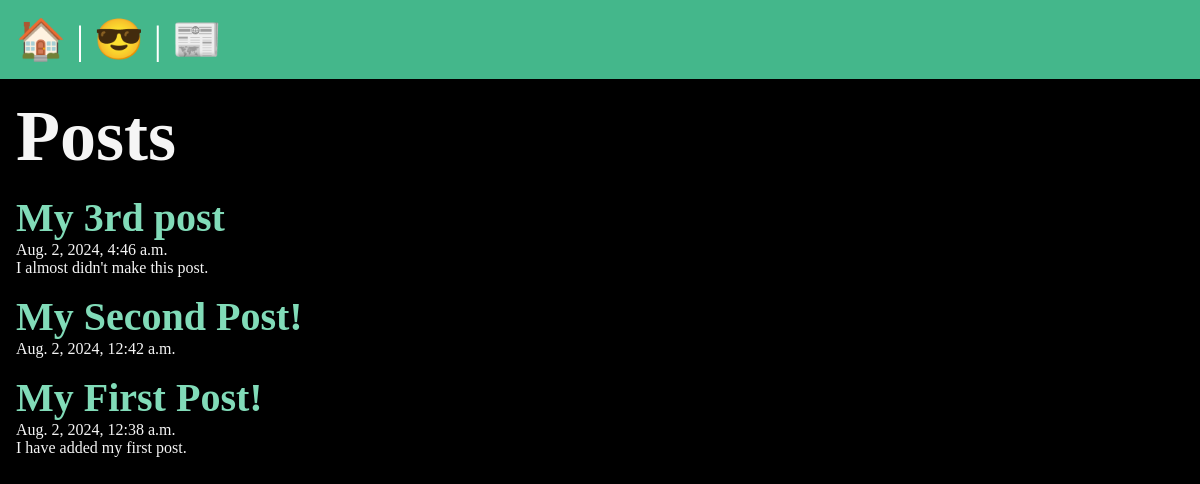
The app's page /posts/, older data.
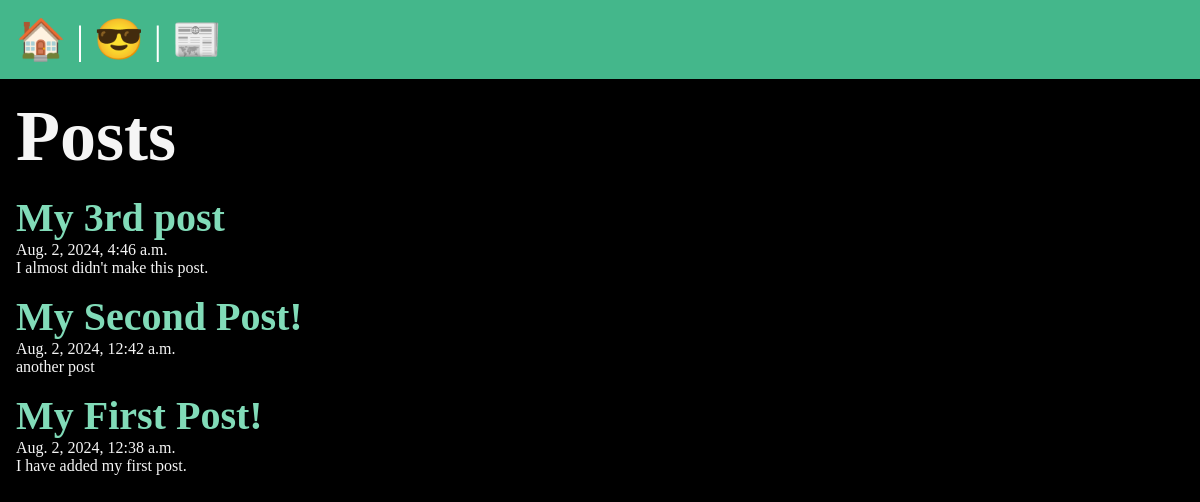
The same page, newer data.
### posts/models.py (models this page shows, shortened)
class Post(models.Model):
    title = models.CharField(max_length=75)
    body = models.TextField()
    slug = models.SlugField()
    date = models.DateTimeField(auto_now_add=True)

### posts/views.py (the view)
# urls.py: path('', views.posts_list, name="list"),
def posts_list(request):
    posts = Post.objects.all().order_by('-date')
    return render(request, 'posts/posts_list.html', { 'posts':posts })

### posts/templates/posts/posts_list.html (shortened to what this page needs)
{% extends 'layout.html' %}
{% block content %}
    <section>
    <h1>Posts</h1>
    {% for post in posts %}
        <artical calss="post">
            <h2>
                <a href="{% url 'post:page' slug=post.slug %}">
                {{ post.title }}
                </a>
            </h2>
            <p>{{ post.date }}</p>
            <p>{{ post.body }}</p>
        </artical>
    {% endfor %}
    </section>
{%  endblock %}

### templates/layout.html (shortened to what this page needs)
<!DOCTYPE html>
{% load static %}
<html lang="en">
<head>
    <link rel="stylesheet" href="{% static 'css/style.css' %}"/>
</head>
<body>
    <nav>
        <a href="/">
            <span role='img' aria-label="Home">🏠</span>
        </a> |
        <a href="/about">
            <span role='img' aria-label="About">😎</span>
        </a> |
        <a href="{% url 'post:list' %}">📰</a>
    </nav>
    <main>
        {% block content %}
        {% endblock %}
    </main>
</body>
</html>

Row changes from the older to the newer data that the page shows:
changed Post "My Second Post!": body (not shown) → "another post"
